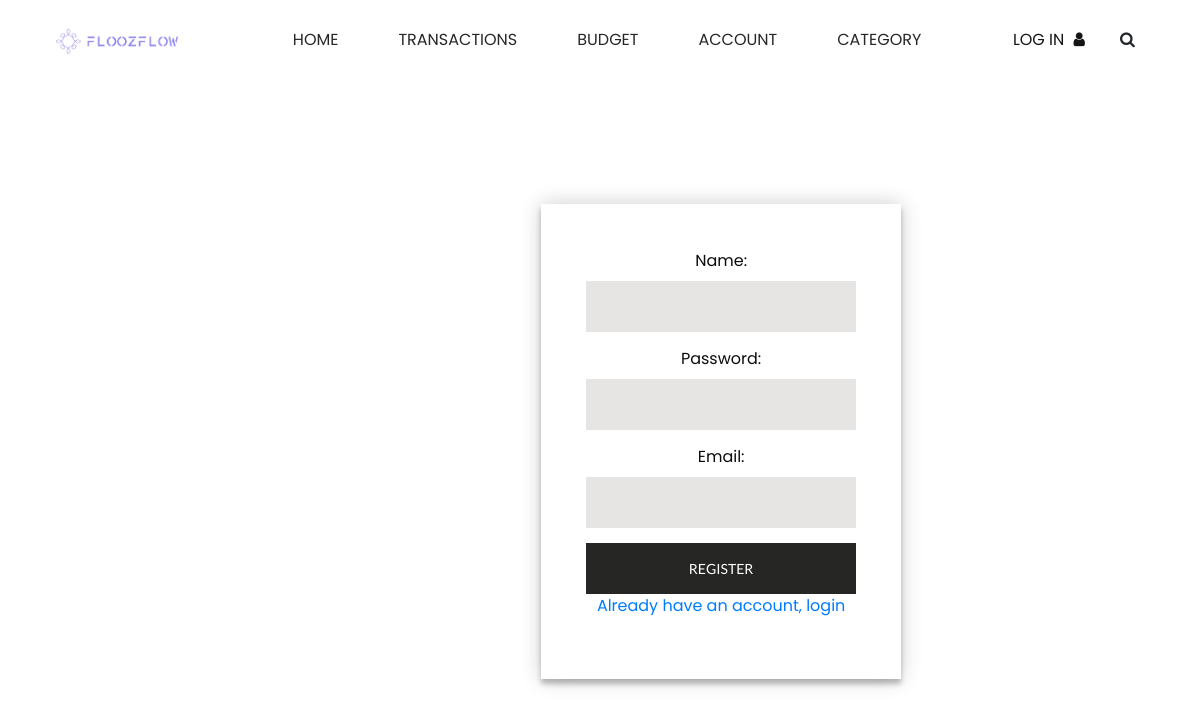
The app's page /register, older data.
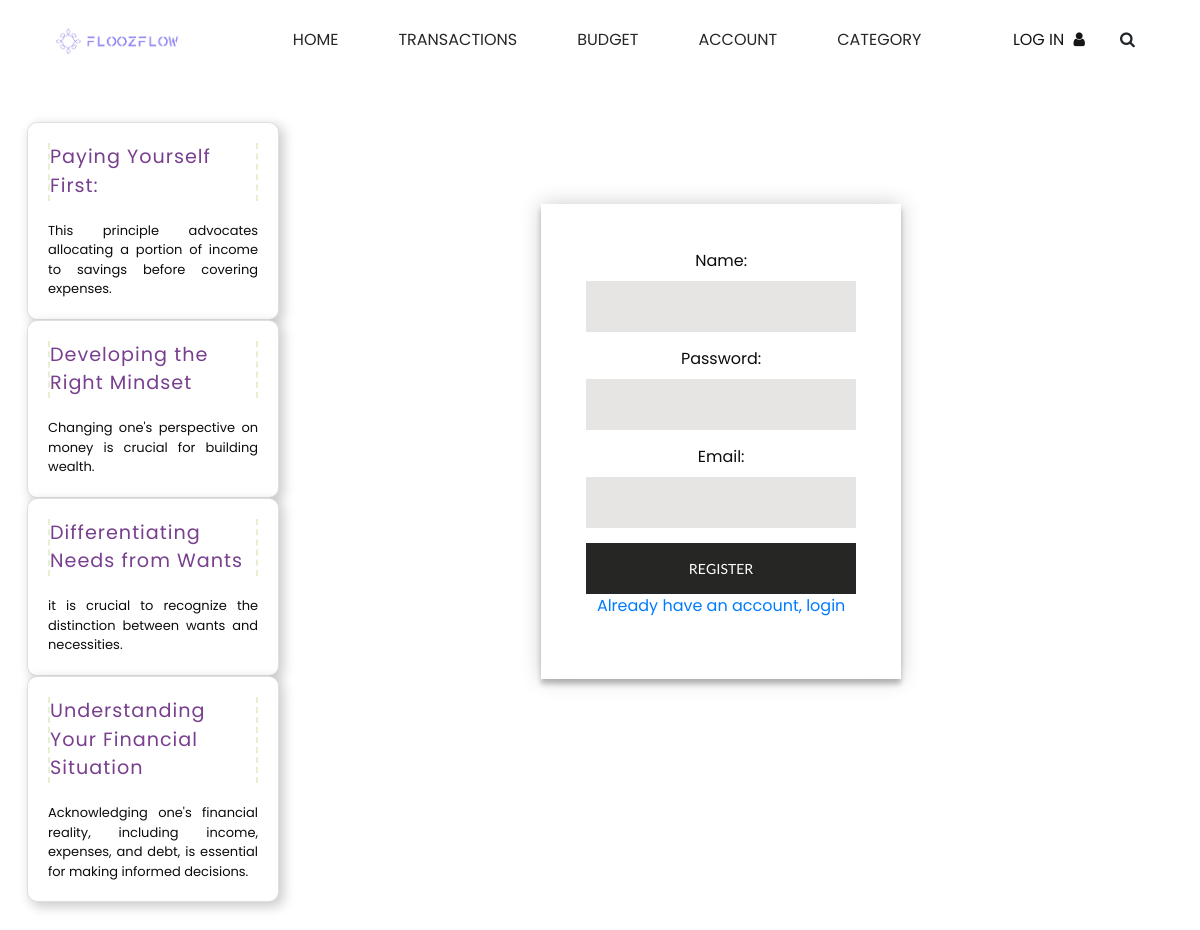
The same page, newer data.
### main/models.py (models this page shows, shortened)
class Advice(models.Model):
    title = models.CharField(max_length=200)
    summary = models.TextField()
    text = models.TextField()

### main/views.py (the view)
# urls.py: path("register", views.handle_register_page, name="register"),
def handle_register_page(request):
    if request.method == 'POST':
        form = RegistrationForm(request.POST)
        if form.is_valid():
            name = form.cleaned_data["name"]
            password = form.cleaned_data["password"]
            email = form.cleaned_data["email"]
            if User.objects.filter(username=name).exists():
                messages.error(request, 'Username already exists')
                return redirect('register')  # or your view name
            elif User.objects.filter(email=email).exists():
                messages.error(request, 'Email already exists')
                return redirect('register')  # or your view name
            else:
                user = User.objects.create_user(
                    username=name, password=password, email=email
                )
                user = authenticate(request, username=name, password=password)
                login(request, user)
                return redirect("home")
    else:
        form = RegistrationForm()
    return render(request, "register.html", template({"form": form}))

### main/forms.py
class RegistrationForm(forms.Form):
    name = forms.CharField()
    password = forms.CharField(widget=forms.PasswordInput)
    email = forms.EmailField()

### main/views.py (called while the page is built)
def template(context={}):
    advices = list(Advice.objects.all())
    random.shuffle(advices)
    context['advices'] = advices[:5]
    return context

### template/register.html (shortened to what this page needs)
{% extends 'template.html' %}
{% load static %}
{% block styles %}
    <link rel="stylesheet" type="text/css" href="{% static 'css/login.css' %}">
{% endblock %}
{% block content %}
<div class="login">
    <div class="form">
        <form class="registration-form" method="post">
            {{ form.name.label_tag }}
            {{ form.name }}
            {{ form.password.label_tag }}
            {{ form.password }}
            {{ form.email.label_tag }}
            {{ form.email }}
            <button type="submit">Register</button>
            <p><a href="login">Already have an account, login</a></p>
        </form>
    </div>
</div>
{% endblock %}

### template/template.html (shortened to what this page needs)
{% load static %}
<!DOCTYPE html>
<html>
<head>
  <link rel="stylesheet" type="text/css" href="{% static 'css/bootstrap.css' %}" />
  <link href="{% static 'css/font-awesome.min.css' %}" rel="stylesheet" />
  <link href="{% static 'css/style.css' %}" rel="stylesheet" />
  <link href="{% static 'css/complement.css' %}" rel="stylesheet" />
  <link href="{% static 'css/responsive.css' %}" rel="stylesheet" />
  <link href="{% static 'css/main.css' %}" rel="stylesheet" />
  <link href="{% static 'css/home.css' %}" rel="stylesheet" />
  {% block styles %}
  {% endblock %}
</head>
<body>
  <div class="hero_area">
    <header class="header_section long_section px-0">
      <nav class="navbar navbar-expand-lg custom_nav-container ">
        <a class="navbar-brand" href="accueil">
          <span>
            <img src="{% static 'img/logo.png' %}" height="40rem">
          </span>
        </a>
        <div class="collapse navbar-collapse" id="navbarSupportedContent">
          <div class="d-flex mx-auto flex-column flex-lg-row align-items-center">
            <ul class="navbar-nav  ">
              <li class="nav-item active">
                <a class="nav-link" href="{% url 'home' %}">Home <span class="sr-only">(current)</span></a>
              </li>
              <li class="nav-item">
                <a class="nav-link" href="{% url 'transaction' %}"> Transactions</a>
              </li>
              <li class="nav-item">
                <a class="nav-link" href="{% url 'budget' %}">Budget</a>
              </li>
              <li class="nav-item">
                <a class="nav-link" href="{% url 'account' %}">Account</a>
              </li>
              <li class="nav-item">
                <a class="nav-link" href="{% url 'category' %}">Category</a>
              </li>
            </ul>
          </div>
          {% block quote_container %}
          <div class="quote_btn-container">
            {% if user.is_authenticated %}
              <span>Welcome, {{ user.username }}
                <a href="{% url 'logout' %}">log out</a></span>
              <lord-icon
                  src="https://cdn.lordicon.com/kthelypq.json"
                  trigger="in"
                  delay="1500"
                  state="in-account"
                  colors="primary:#16a9c7">
              </lord-icon>
            {% else %}
            <a href="{% url 'login' %}">
              <span>
                Log in
              </span>
              <i class="fa fa-user" aria-hidden="true"></i>
            </a>
            {% endif %}
            <form class="form-inline">
              <button class="btn  my-2 my-sm-0 nav_search-btn" type="submit">
                <i class="fa fa-search" aria-hidden="true"></i>
              </button>
            </form>
          </div>
          {% endblock %}
        </div>
      </nav>
    </header>
  </div>
  <section class="container row">
    <section class="sidebar container col-md-3">
      {% for advice in advices %}
      <div class="card">
        <p class="card-title code code-details">
          {{advice.title}}
        </p>
        <p class="card-description">
          {{advice.summary}}
        </p>
      </div>
        {% endfor %}
    </section>
    <section class="main-content container col-md-9">
{% block content %}{% endblock %}
    </section>
</section>
</body>
</html>

Row changes from the older to the newer data that the page shows:
added Advice: title "Paying Yourself First:", summary "This principle advocates allocating a portion of income to savings before covering expenses."
added Advice: title "Developing the Right Mindset", summary "Changing one's perspective on money is crucial for building wealth."
added Advice: title "Differentiating Needs from Wants", summary "it is crucial to recognize the distinction between wants and necessities."
added Advice: title "Understanding Your Financial Situation", summary "Acknowledging one's financial reality, including income, expenses, and debt, is essential for making informed decisions."
